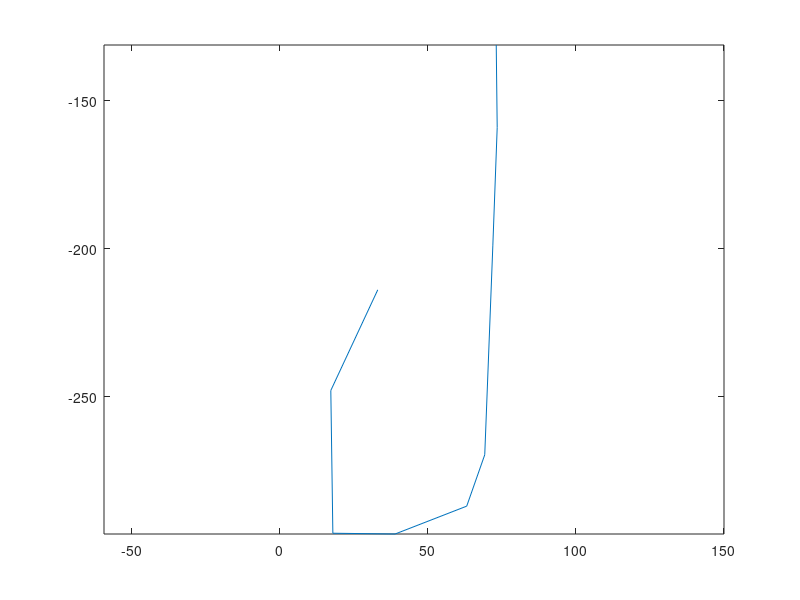

Write the MATLAB code that produced this figure. (Note: this script raises an error after producing the figure.)
clc;clear;close all;
format compact

%%%%%%%%%%%%%%%%%%%%%%%%%%%%%%%%%%%%%%%%%%%%%%%%%%%%%
%                   Hojjat Sabzali                  %
% Full Facturial Test For Get a&b Ellipse Variable  %
%%%%%%%%%%%%%%%%%%%%%%%%%%%%%%%%%%%%%%%%%%%%%%%%%%%%%

%load('sc.mat');
load('ICORM.mat');
ICORF = ICORM;

nax = 22; %number of attempts for each x %%%%%%%%%%%%%%%%%%%  22 & 54 check every ( 2.5 mm)
nay = 54; %number of attempts for each y  %%%%%%%%%%%%%%%%%%%

% ICOR = ICOR*15/100;
% Theta = deg2rad(160) ; %Insert deg of J
%% Prepare ICOR Data

ICORF = ICORF * (271/(3.647292606636859e+02));

Th = 27*(pi/180); %%%%%%%%%%%%%%%%%%%% 39 digree
Rm = [cos(Th) -sin(Th);sin(Th) cos(Th)];

ICORF = Rm * ICORF';
ICORF = ICORF';

plot(ICORF(:,1),ICORF(:,2))
axis equal

ICORF(:,1) = ICORF(:,1)*(-1);
ICORF = ICORF(1:8,:); %%%%%%%%%%%%%%%%%
ICOR = ICORF;
%plot(ICORF(:,1),ICORF(:,2))
%% Crop Data after max(ICOR x) to calculate precise Error

[mxi,axi] = max(ICOR(:,1));

ICOR = ICOR(1:axi,:);


%% Calculate

[mi,ai] = min(ICOR);
xc = ICOR(ai(1,2),1); %Locate (x,y) of ellipse center
yc = max(ICOR(:,2));

% syms y_c
%
% y1 = ICOR(1,2)   ;x1 = ICOR(1,1) ;
% y2 = ICOR(end,2) ;x2 = ICOR(end,1) ;
%
% m1 = (y_c-y1)/(xc-x1) ;
% m2 = (y2-y_c)/(x2-xc) ;
%
% eqn1 = atan2((y_c-y1),(xc-x1)) - atan2((y2-y_c),(x2-xc)) == pi-Theta ;
%
% sol1 = solve(eqn1);
% yc = double(sol1);



ICOR(:,1)=ICOR(:,1)-xc; %Center the j on (0,0) = Center of ellipse is (0,0)
ICOR(:,2)=ICOR(:,2)-yc;

Range_xs = abs(min(ICOR(:,1)))-(0.7*abs(min(ICOR(:,1)))); %%%%%%%%%%%
Range_ys = abs(min(ICOR(:,2)))-(0.4*abs(min(ICOR(:,2)))); %%%%%%%%%%%%%

Range_xf = abs(min(ICOR(:,1)))+(0.7*abs(min(ICOR(:,1)))); %%%%%%%%%%%
Range_yf = abs(min(ICOR(:,2)))+(0.4*abs(min(ICOR(:,2)))); %%%%%%%%%%

A = Range_xs:(Range_xf-Range_xs)/(nax-1):Range_xf; %range of x ( Investigate range 20%)
B = Range_ys:(Range_yf-Range_ys)/(nay-1):Range_yf; %range of y ( Investigate range 20%)

%% Calculate Error

syms R

LEF = zeros(size(A,2),size(B,2));
disp(['Number of attempts (i) = ' num2str(size(A,2)*size(B,2))])
h=1;
for j = 1:size(A,2)
    a = A(j);
    for k = 1:size(B,2)
        b = B(k);
        LEijk = 0 ;
        disp(['i = ' num2str(h)])
        for i = 1:size(ICOR,1)

            dx = (ICOR(i,1)) ; dy = (ICOR(i,2)) ;

            te = atan2d(dy,dx);
            if (te < 0)
                te = 360+te;
            end

            eqn2 = ( (( R*cosd(te) )^2) / (a^2) ) + ( (( R*sind(te) )^2) / (b^2) ) == 1 ; %Equation of ellipse

            sol2 = solve(eqn2);
            Ri = double(max(sol2)); %

            xi = Ri*cosd(te)  ; yi = Ri*sind(te) ; %

            LEi = pdist([ICOR(i,1),ICOR(i,2);xi,yi],'euclidean');
            LEijk = LEi+LEijk; % Final Length Error

        end
        LEF(j,k)= LEijk; % Store Totall Error
        h = h+1;
    end
end

figure('Name','Totall Error Trend','NumberTitle','off')
plot(1:size(LEF,1)*size(LEF,2),reshape(LEF',[],1))

[mi2,ai2]=min(LEF);
[mi3,ai3]=min(mi2);
k = ai3;
[mi4,ai4]=min(LEF');
[mi5,ai5]=min(mi4);
j = ai5;


a = A(j)
b = B(k)

figure(k+1*j)
hold on
axis equal
plot(ICOR(:,1),ICOR(:,2),'k.')
plot(ICOR(:,1),ICOR(:,2),'r')
plot(0,0,'rx')

%LE_F = 0;

dx = (ICOR(end,1)) ; dy = (ICOR(end,2)) ;

tet = 180:1:atan2d(dy,dx)+360;

for i = 1:size(tet,2)%size(ICOR,1)

    %dx = (ICOR(i,1)) ; dy = (ICOR(i,2)) ;

    te = tet(i);%atan2d(dy,dx);
    if (te<0)
        te = 360+te;
    end

    eqn2 = ( (( R*cosd(te) )^2) / (a^2) ) + ( (( R*sind(te) )^2) / (b^2) ) == 1 ; %Equation of ellipse

    sol2 = solve(eqn2);
    Ri = double(max(sol2)); %

    xi = Ri*cosd(te)  ; yi = Ri*sind(te) ; %

%     LEi = pdist([ICOR(i,1),ICOR(i,2);xi,yi],'euclidean');
%     LE_F = LEi+LE_F; % Final Length Error

    figure(k+1*j)
    plot (xi,yi,'b.')
%     plot([ICOR(i,1),xi],[ICOR(i,2),yi])
    pause(0.05)
end
figure(k+1*j)
axis equal
title(['Totall Error = ' num2str(LEF(j,k))])

% % Output
%
% IC = zeros(size(ICOR,1),1);
% ICORF=[ICOR IC];
% writematrix(ICORF, "ICORellipse.txt");



